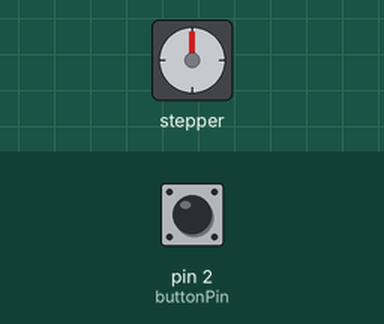
This sketch was run on a simulated Arduino Uno, built with avr-gcc and run on an emulated ATmega328P. Shown: stepper motor. The test bench sets the inputs (shaded band); at power-on: pin 2 (buttonPin) HIGH. Stepper angles assume 200 steps per turn.

Above: at 1.2 s.
1.3 s: pin 2 (buttonPin) pulled LOW for 0.15 s
At 1.45 s:
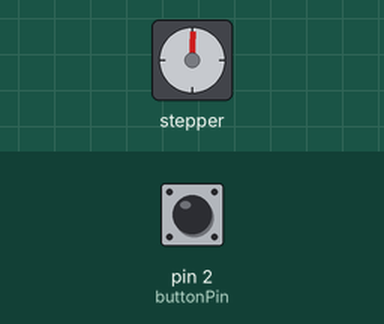
4.3 s: pin 2 (buttonPin) pulled LOW for 1 s
At 4.75 s:
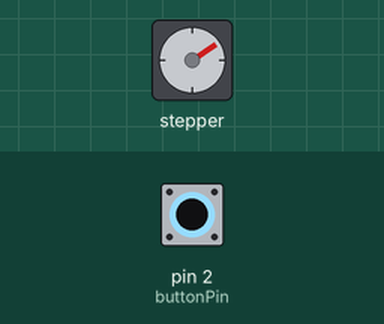
7.6 s: pin 2 (buttonPin) driven LOW
At 8.35 s:
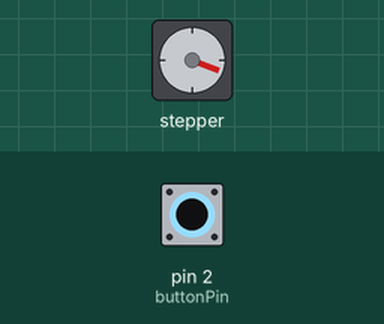
10.6 s: pin 2 (buttonPin) driven HIGH
At 11.17 s:
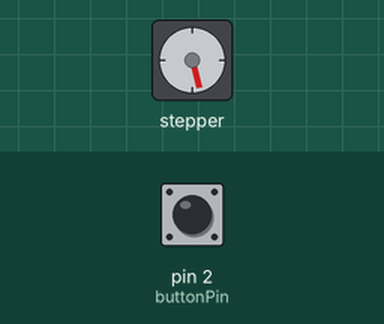
13.6 s: pin 2 (buttonPin) driven LOW
At 14.96 s:
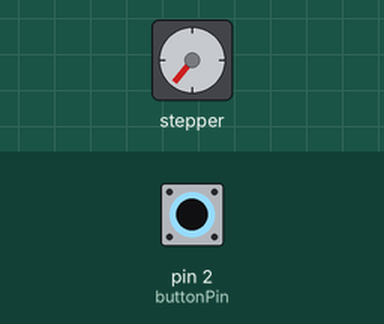
Timing chart, 0 to 17.6 s (numbered marks = the images above; inputs shaded):
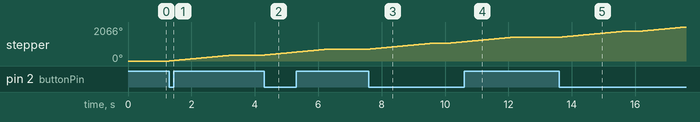

The sketch:

sketch.ino
```cpp
#include <Stepper.h>

const int stepsPerRevolution = 200;
Stepper myStepper(stepsPerRevolution, 8, 9, 10, 11);

const int buttonPin = 2;   // Button connected to pin 2

void setup()
{
  pinMode(buttonPin, INPUT_PULLUP);  // Use internal pull-up resistor
  myStepper.setSpeed(30);            // Set motor speed to 30 RPM
}

void loop()
{
  // Button is active LOW (pressed = LOW)
  if (digitalRead(buttonPin) == LOW) {
    myStepper.step(stepsPerRevolution);  // Rotate one full turn
    delay(500);                          // Small delay to avoid bouncing
  }
}
```

Measured:
- after the input at 1.3 s, stepper: turns 360° clockwise in 2.0 s, starting at once
- after the input at 4.3 s, stepper: turns 360° clockwise in 2.0 s, starting at once
- after the input at 7.6 s, stepper: turns 360° clockwise in 2.0 s, then 90° clockwise in 0.48 s
- after the input at 10.6 s, stepper: goes on until 12.1 s, then stays 1440°
- after the input at 13.6 s, stepper: turns 360° clockwise in 2.0 s, then 266° clockwise in 1.5 s
